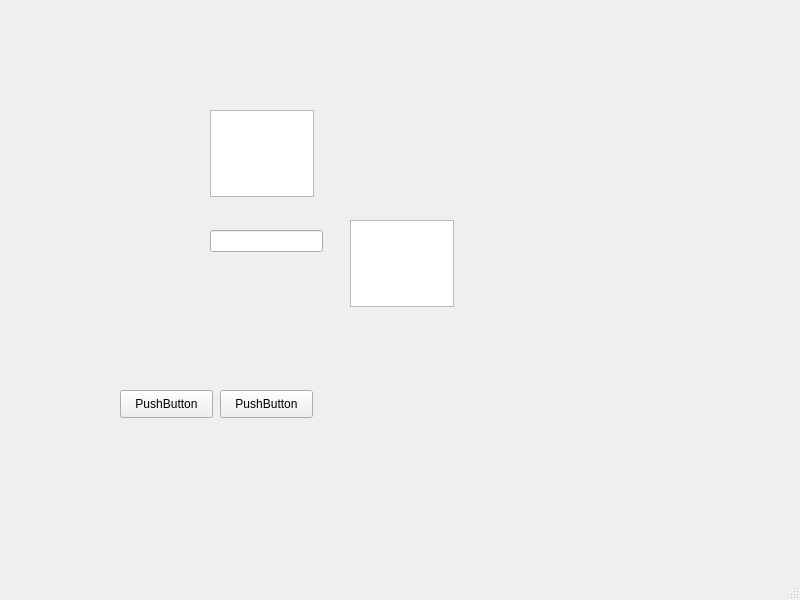
<?xml version="1.0" encoding="UTF-8"?>
<ui version="4.0">
 <class>MainWindow</class>
 <widget class="QMainWindow" name="MainWindow">
  <property name="geometry">
   <rect>
    <x>0</x>
    <y>0</y>
    <width>800</width>
    <height>600</height>
   </rect>
  </property>
  <property name="windowTitle">
   <string>MainWindow</string>
  </property>
  <widget class="QWidget" name="centralwidget">
   <widget class="QPushButton" name="pushButton">
    <property name="geometry">
     <rect>
      <x>120</x>
      <y>390</y>
      <width>93</width>
      <height>28</height>
     </rect>
    </property>
    <property name="text">
     <string>PushButton</string>
    </property>
   </widget>
   <widget class="QPushButton" name="pushButton_2">
    <property name="geometry">
     <rect>
      <x>220</x>
      <y>390</y>
      <width>93</width>
      <height>28</height>
     </rect>
    </property>
    <property name="text">
     <string>PushButton</string>
    </property>
   </widget>
   <widget class="QTextEdit" name="textEdit">
    <property name="geometry">
     <rect>
      <x>210</x>
      <y>110</y>
      <width>104</width>
      <height>87</height>
     </rect>
    </property>
   </widget>
   <widget class="QLineEdit" name="lineEdit">
    <property name="geometry">
     <rect>
      <x>210</x>
      <y>230</y>
      <width>113</width>
      <height>22</height>
     </rect>
    </property>
   </widget>
   <widget class="QPlainTextEdit" name="plainTextEdit">
    <property name="geometry">
     <rect>
      <x>350</x>
      <y>220</y>
      <width>104</width>
      <height>87</height>
     </rect>
    </property>
   </widget>
  </widget>
  <widget class="QMenuBar" name="menubar">
   <property name="geometry">
    <rect>
     <x>0</x>
     <y>0</y>
     <width>800</width>
     <height>26</height>
    </rect>
   </property>
  </widget>
  <widget class="QStatusBar" name="statusbar"/>
 </widget>
 <resources/>
 <connections/>
</ui>
